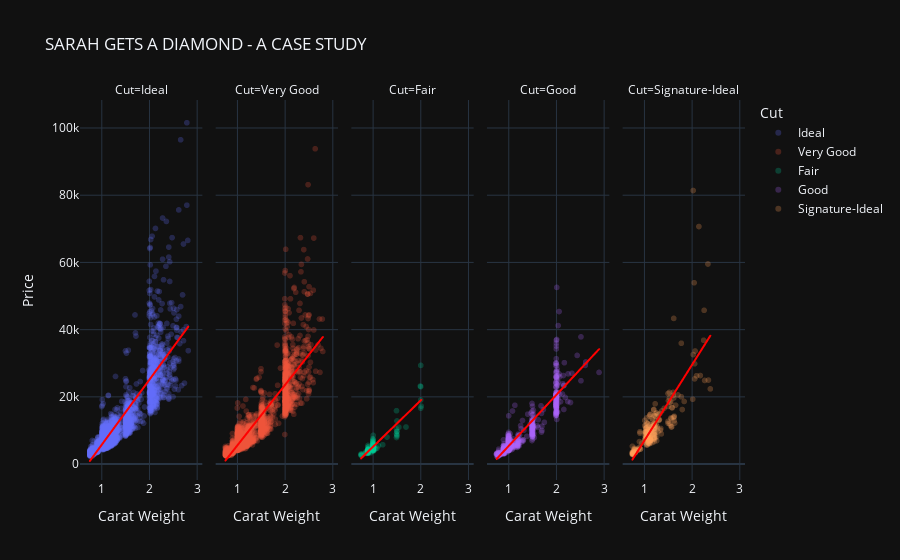

The notebook cell saved with this chart:
### Code cell
# plot scatter carat_weight and Price

fig = px.scatter(data,x='Carat Weight', y='Price', 
                 facet_col = 'Cut', opacity = 0.25, template = 'plotly_dark', trendline='ols',
             color="Cut",   trendline_color_override = 'red', title = 'SARAH GETS A DIAMOND - A CASE STUDY')
fig.show()

### Figure 1 — Plotly figure (JSON) as saved in the notebook; plotly's stock layout.template omitted (floating-point values rounded to 4 significant figures; data arrays with more than 128 entries replaced by an {"elided": "..."} marker saying what was removed)
{"data": [{"hovertemplate": "Cut=Ideal<br>Carat Weight=%{x}<br>Price=%{y}<extra></extra>", "legendgroup": "Ideal", "marker": {"color": "#636efa", "opacity": 0.25, "symbol": "circle"}, "mode": "markers", "name": "Ideal", "showlegend": true, "type": "scattergl", "x": {"elided": "2482 float values"}, "xaxis": "x", "y": {"elided": "2482 int values"}, "yaxis": "y"}, {"hovertemplate": "<b>OLS trendline</b><br>Price = 19307.8 * Carat Weight + -13561.6<br>R<sup>2</sup>=0.731079<br><br>Cut=Ideal<br>Carat Weight=%{x}<br>Price=%{y} <b>(trend)</b><extra></extra>", "legendgroup": "Ideal", "line": {"color": "red"}, "marker": {"color": "#636efa", "symbol": "circle"}, "mode": "lines", "name": "Ideal", "showlegend": false, "type": "scattergl", "x": {"elided": "2482 float values"}, "xaxis": "x", "y": {"elided": "2482 float values"}, "yaxis": "y"}, {"hovertemplate": "Cut=Very Good<br>Carat Weight=%{x}<br>Price=%{y}<extra></extra>", "legendgroup": "Very Good", "marker": {"color": "#EF553B", "opacity": 0.25, "symbol": "circle"}, "mode": "markers", "name": "Very Good", "showlegend": true, "type": "scattergl", "x": {"elided": "2428 float values"}, "xaxis": "x2", "y": {"elided": "2428 int values"}, "yaxis": "y2"}, {"hovertemplate": "<b>OLS trendline</b><br>Price = 17938.1 * Carat Weight + -12425.7<br>R<sup>2</sup>=0.751164<br><br>Cut=Very Good<br>Carat Weight=%{x}<br>Price=%{y} <b>(trend)</b><extra></extra>", "legendgroup": "Very Good", "line": {"color": "red"}, "marker": {"color": "#EF553B", "symbol": "circle"}, "mode": "lines", "name": "Very Good", "showlegend": false, "type": "scattergl", "x": {"elided": "2428 float values"}, "xaxis": "x2", "y": {"elided": "2428 float values"}, "yaxis": "y2"}, {"hovertemplate": "Cut=Fair<br>Carat Weight=%{x}<br>Price=%{y}<extra></extra>", "legendgroup": "Fair", "marker": {"color": "#00cc96", "opacity": 0.25, "symbol": "circle"}, "mode": "markers", "name": "Fair", "showlegend": true, "type": "scattergl", "x": {"elided": "129 float values"}, "xaxis": "x3", "y": {"elided": "129 int values"}, "yaxis": "y3"}, {"hovertemplate": "<b>OLS trendline</b><br>Price = 13731.9 * Carat Weight + -8651.53<br>R<sup>2</sup>=0.843598<br><br>Cut=Fair<br>Carat Weight=%{x}<br>Price=%{y} <b>(trend)</b><extra></extra>", "legendgroup": "Fair", "line": {"color": "red"}, "marker": {"color": "#00cc96", "symbol": "circle"}, "mode": "lines", "name": "Fair", "showlegend": false, "type": "scattergl", "x": {"elided": "129 float values"}, "xaxis": "x3", "y": {"elided": "129 float values"}, "yaxis": "y3"}, {"hovertemplate": "Cut=Good<br>Carat Weight=%{x}<br>Price=%{y}<extra></extra>", "legendgroup": "Good", "marker": {"color": "#ab63fa", "opacity": 0.25, "symbol": "circle"}, "mode": "markers", "name": "Good", "showlegend": true, "type": "scattergl", "x": {"elided": "708 float values"}, "xaxis": "x4", "y": {"elided": "708 int values"}, "yaxis": "y4"}, {"hovertemplate": "<b>OLS trendline</b><br>Price = 15154.7 * Carat Weight + -9903.56<br>R<sup>2</sup>=0.813758<br><br>Cut=Good<br>Carat Weight=%{x}<br>Price=%{y} <b>(trend)</b><extra></extra>", "legendgroup": "Good", "line": {"color": "red"}, "marker": {"color": "#ab63fa", "symbol": "circle"}, "mode": "lines", "name": "Good", "showlegend": false, "type": "scattergl", "x": {"elided": "708 float values"}, "xaxis": "x4", "y": {"elided": "708 float values"}, "yaxis": "y4"}, {"hovertemplate": "Cut=Signature-Ideal<br>Carat Weight=%{x}<br>Price=%{y}<extra></extra>", "legendgroup": "Signature-Ideal", "marker": {"color": "#FFA15A", "opacity": 0.25, "symbol": "circle"}, "mode": "markers", "name": "Signature-Ideal", "showlegend": true, "type": "scattergl", "x": {"elided": "253 float values"}, "xaxis": "x5", "y": {"elided": "253 int values"}, "yaxis": "y5"}, {"hovertemplate": "<b>OLS trendline</b><br>Price = 22493 * Carat Weight + -15567.4<br>R<sup>2</sup>=0.630698<br><br>Cut=Signature-Ideal<br>Carat Weight=%{x}<br>Price=%{y} <b>(trend)</b><extra></extra>", "legendgroup": "Signature-Ideal", "line": {"color": "red"}, "marker": {"color": "#FFA15A", "symbol": "circle"}, "mode": "lines", "name": "Signature-Ideal", "showlegend": false, "type": "scattergl", "x": {"elided": "253 float values"}, "xaxis": "x5", "y": {"elided": "253 float values"}, "yaxis": "y5"}], "layout": {"annotations": [{"font": {}, "showarrow": false, "text": "Cut=Ideal", "x": 0.092, "xanchor": "center", "xref": "paper", "y": 1, "yanchor": "bottom", "yref": "paper"}, {"font": {}, "showarrow": false, "text": "Cut=Very Good", "x": 0.296, "xanchor": "center", "xref": "paper", "y": 1, "yanchor": "bottom", "yref": "paper"}, {"font": {}, "showarrow": false, "text": "Cut=Fair", "x": 0.5, "xanchor": "center", "xref": "paper", "y": 1, "yanchor": "bottom", "yref": "paper"}, {"font": {}, "showarrow": false, "text": "Cut=Good", "x": 0.704, "xanchor": "center", "xref": "paper", "y": 1, "yanchor": "bottom", "yref": "paper"}, {"font": {}, "showarrow": false, "text": "Cut=Signature-Ideal", "x": 0.908, "xanchor": "center", "xref": "paper", "y": 1, "yanchor": "bottom", "yref": "paper"}], "legend": {"title": {"text": "Cut"}, "tracegroupgap": 0}, "title": {"text": "SARAH GETS A DIAMOND - A CASE STUDY"}, "xaxis": {"anchor": "y", "domain": [0, 0.184], "title": {"text": "Carat Weight"}}, "xaxis2": {"anchor": "y2", "domain": [0.204, 0.388], "matches": "x", "title": {"text": "Carat Weight"}}, "xaxis3": {"anchor": "y3", "domain": [0.408, 0.592], "matches": "x", "title": {"text": "Carat Weight"}}, "xaxis4": {"anchor": "y4", "domain": [0.612, 0.796], "matches": "x", "title": {"text": "Carat Weight"}}, "xaxis5": {"anchor": "y5", "domain": [0.816, 1], "matches": "x", "title": {"text": "Carat Weight"}}, "yaxis": {"anchor": "x", "domain": [0, 1], "title": {"text": "Price"}}, "yaxis2": {"anchor": "x2", "domain": [0, 1], "matches": "y", "showticklabels": false}, "yaxis3": {"anchor": "x3", "domain": [0, 1], "matches": "y", "showticklabels": false}, "yaxis4": {"anchor": "x4", "domain": [0, 1], "matches": "y", "showticklabels": false}, "yaxis5": {"anchor": "x5", "domain": [0, 1], "matches": "y", "showticklabels": false}}}
